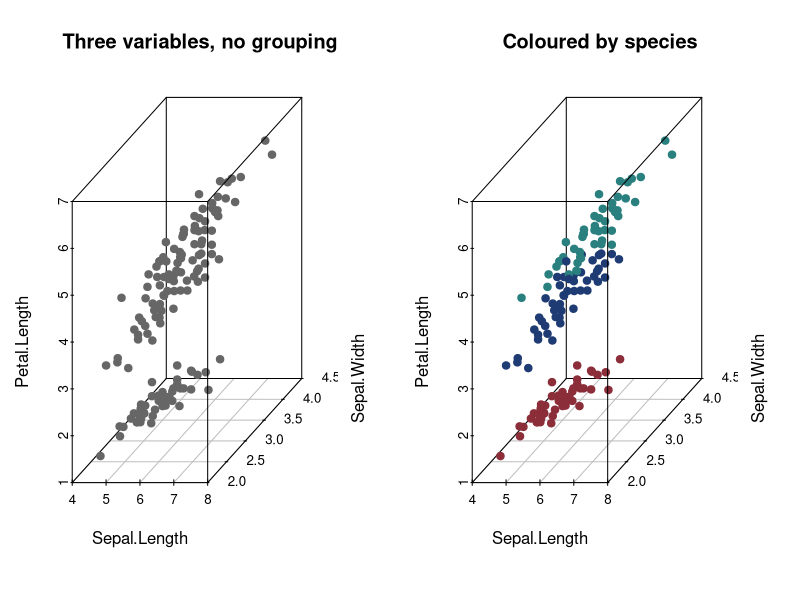
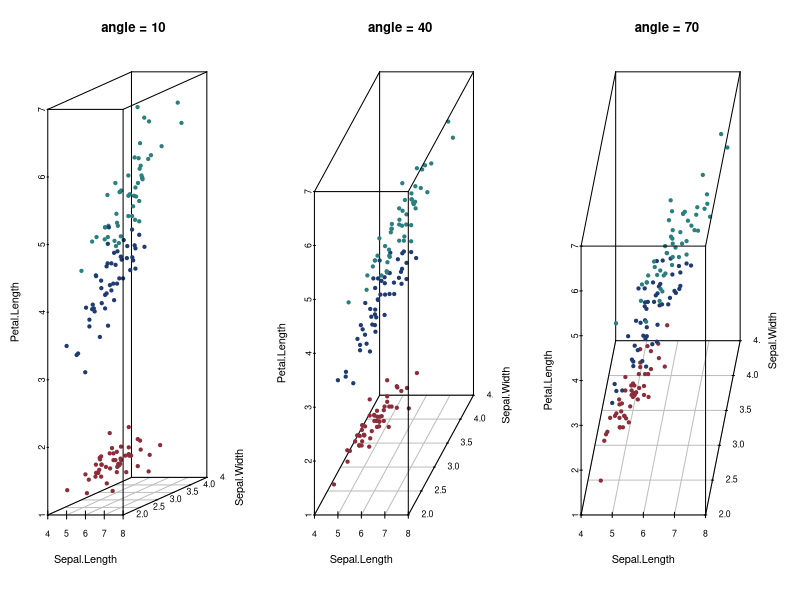
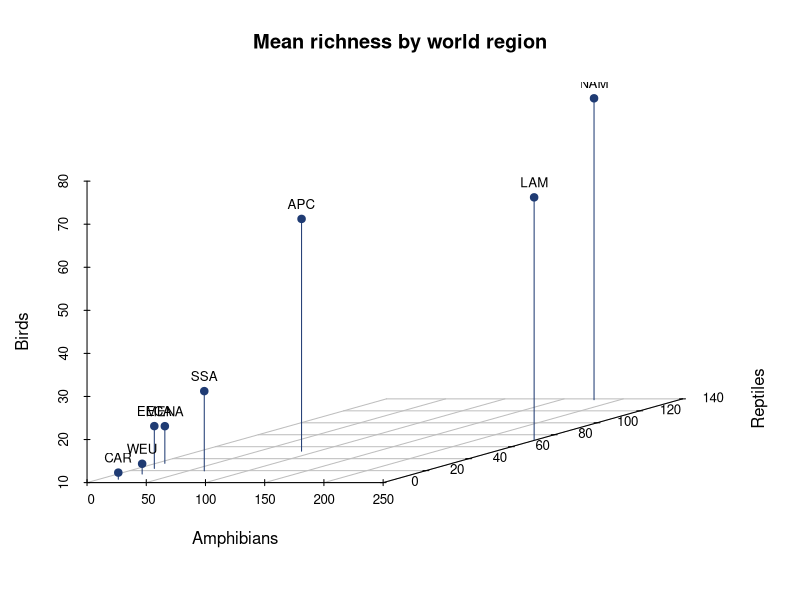
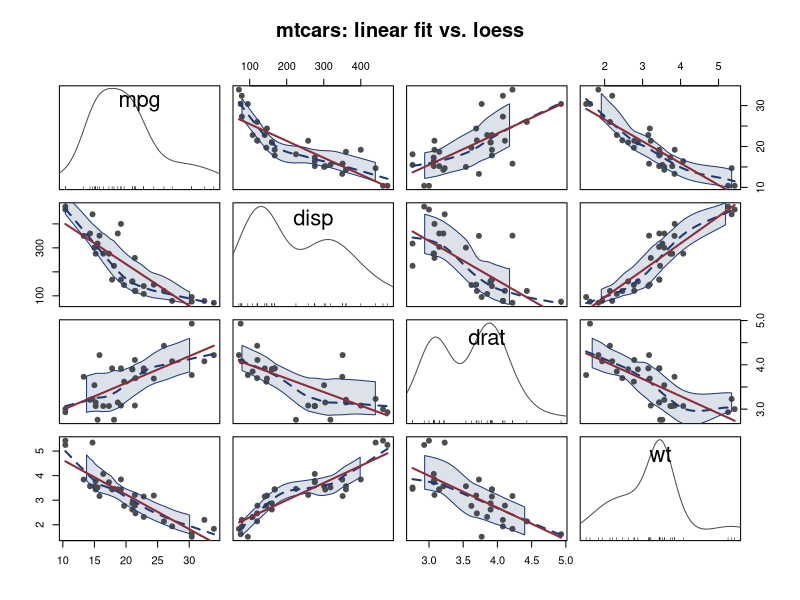
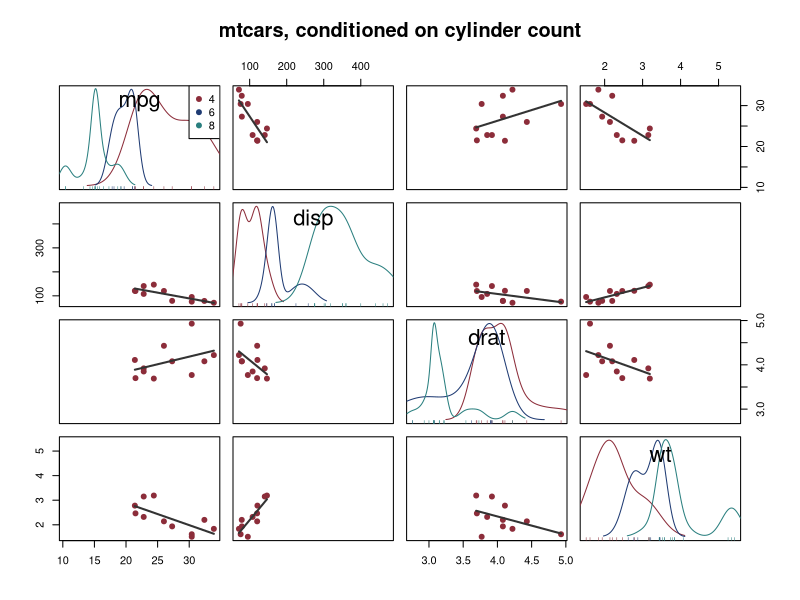
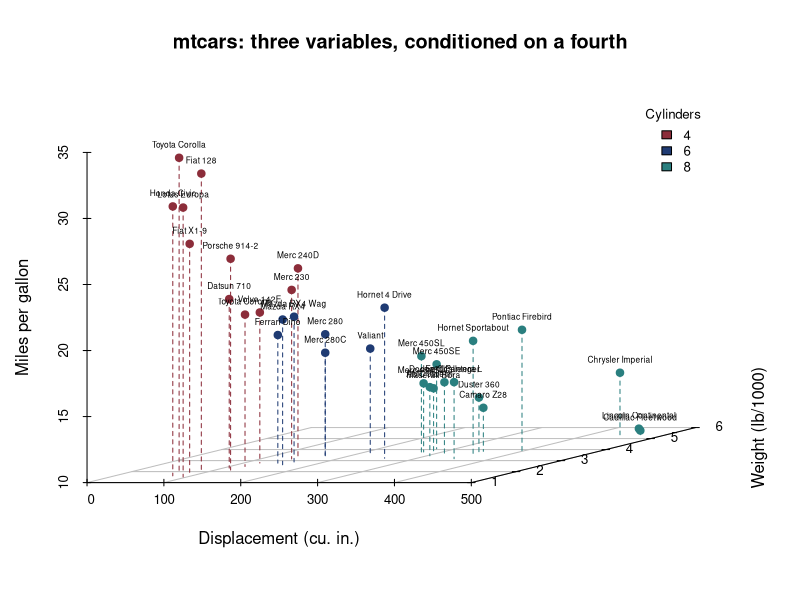
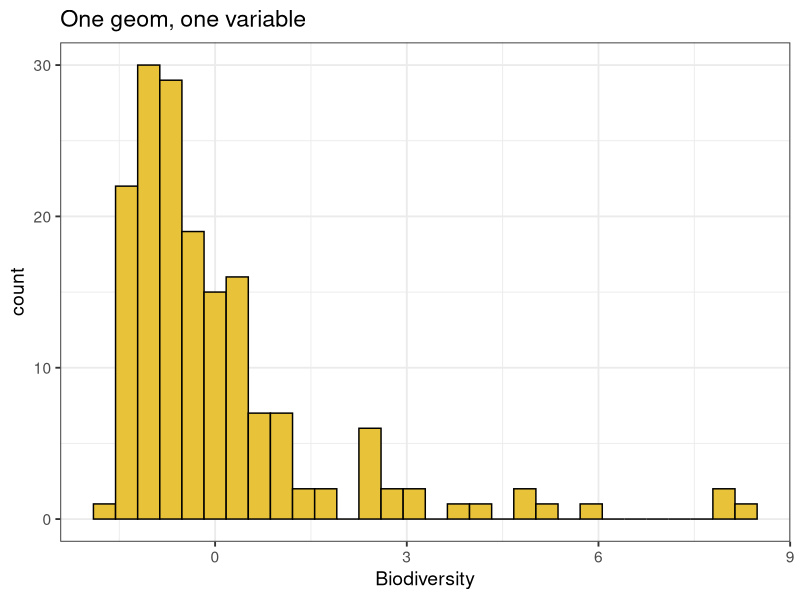
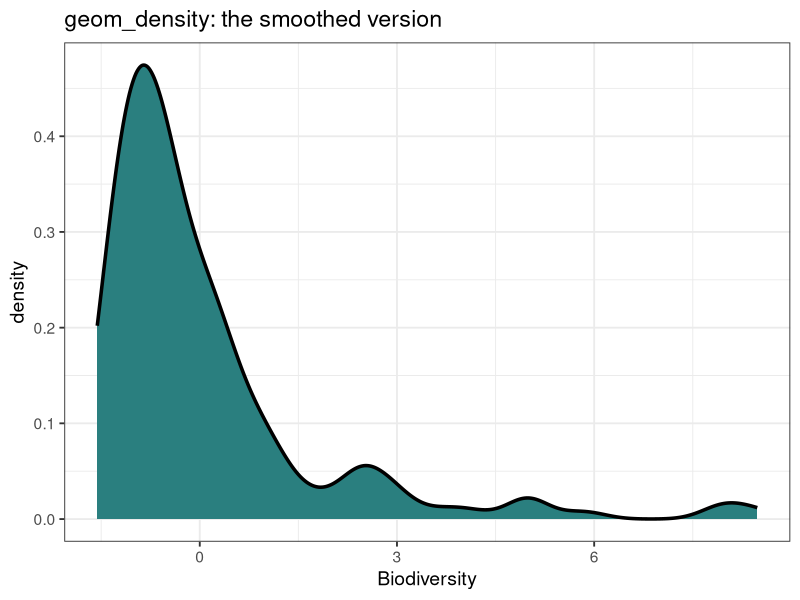

The R source for these figures, in order:
## ============================================================================
##  MS_LJMR :: 03_VisualizationII.R — Data Visualization II
##
##  Original authors: BIOL 943 course team
##                    (Jorge Soberón, Laura Jiménez & Marlon E. Cobos,
##                     University of Kansas)
##  Revised for the MS_LJMR edition by: Luis J. Madrigal-Roca
##
##  Revised from 03_VisualizationII.R ("Session 5: Visualization, Part 2").
##  The original set a working directory, read BiodivCountries.csv by hard-coded
##  COLUMN NUMBERS (3, 28:31, 34:36) and called x11(). Here the biodiversity
##  columns are selected by NAME — the same names 04_Clustering.R uses, which
##  the seeded fallback in 00_utils.R also emits — so the script survives any
##  reordering of the real file.
##
##  Where this sits in the course
##  -----------------------------
##  Session I showed the R view one pair at a time. Two variables fit on paper
##  and three fit in a projection; beyond that, plotting stops being an option
##  and ordination takes over. This session pushes direct display to its limit
##  so that the need for Chapters 2-3 is felt rather than asserted.
## ============================================================================

##  PLAIN CLASSROOM EDITION
##  Generated from R/03_VisualizationII.R by scripts/make_class_src.py --
##  edit R/03_VisualizationII.R and regenerate; changes made here will be overwritten.
## ============================================================================

# R packages required
#install.packages("scatterplot3d")
#install.packages("car")
library(scatterplot3d)
library(car)

# Working directory -- point this at the folder holding the data files
#   BiodivCountries.csv, BiodiversityCountriesPCValues.csv
setwd("YOUR/DIRECTORY")

# Built-in data sets used below
data(iris)
data(mtcars)

has3d <- requireNamespace("scatterplot3d", quietly = TRUE)
hascar <- requireNamespace("car", quietly = TRUE)

## ---- 1. Three dimensions, drawn honestly -----------------------------------

pal  <- c("#8c2d3a", "#1f3b73", "#2a7f7f")

if (has3d) {
  # Wide figure: widen the Plot pane, or open a sized device first --
  #   dev.new(width = 11, height = 5.5)
  op <- par(mfrow = c(1, 2), mar = c(3, 3, 3, 1))
  scatterplot3d::scatterplot3d(iris[, 1:3], pch = 19, color = "grey40",
                               main = "Three variables, no grouping")
  scatterplot3d::scatterplot3d(iris[, 1:3], pch = 19, color = pal[iris$Species],
                               main = "Coloured by species")
  par(op)
} else {
  message("scatterplot3d not installed - skipping the 3-D iris panel.")
}

## A 3-D scatter is still a 2-D picture: the third axis is a projection chosen
## by `angle`, and the apparent structure changes with it. Rotating through a
## few angles is the cheapest demonstration that "seeing" >2 dimensions always
## means choosing a projection — which is exactly what PCA automates, except it
## chooses the projection by maximizing variance instead of by eye.
if (has3d) {
  # Wide figure: widen the Plot pane, or open a sized device first --
  #   dev.new(width = 13, height = 4.5)
  op <- par(mfrow = c(1, 3), mar = c(3, 3, 3, 1))
  for (a in c(10, 40, 70))
    scatterplot3d::scatterplot3d(iris[, 1:3], pch = 19, color = pal[iris$Species],
                                 angle = a, main = paste("angle =", a))
  par(op)
}

## ---- 2. Aggregating a real table before plotting it ------------------------
## 186 countries is too many points to label. Aggregating to world regions
## turns an unreadable cloud into eight labelled points — the same move
## 04_Clustering.R makes before hierarchical clustering, and the same columns.
biodiv <- read.csv("BiodivCountries.csv", stringsAsFactors = TRUE)
rich   <- c("AmphRich", "Rept_rich", "BirdRich", "MamsRich")
dens   <- c("DensAmphRich", "DensRept_rich", "DensBirdRich", "DensMamsRich")

## The real BiodivCountries.csv is incomplete, so aggregate with na.rm = TRUE
## rather than dropping whole countries for one missing value.
agg <- aggregate(biodiv[, c(rich, dens)],
                 by = list(Region = biodiv$RegionCode),
                 FUN = function(x) mean(x, na.rm = TRUE))
M   <- as.matrix(agg[, -1]); rownames(M) <- agg$Region
cat("Regional means:\n"); print(round(M[, rich], 1))

if (has3d) {
  par(mfrow = c(1, 1))
  s3d <- scatterplot3d::scatterplot3d(
    M[, c("AmphRich", "Rept_rich", "BirdRich")],
    pch = 19, color = "#1f3b73",
    type = "h",              # drop lines to the floor: restores depth cues
    xlab = "Amphibians", ylab = "Reptiles", zlab = "Birds",
    main = "Mean richness by world region", box = FALSE, angle = 25)
  ## xyz.convert() maps the 3-D coordinates onto the 2-D page, which is what
  ## makes it possible to add ordinary text() labels to a 3-D plot.
  co <- s3d$xyz.convert(M[, c("AmphRich", "Rept_rich", "BirdRich")])
  text(co$x, co$y, labels = rownames(M), cex = .8, pos = 3)

}

## ---- 3. Scatterplot matrices with structure added --------------------------
## car::scatterplotMatrix() is pairs() plus a linear fit, a loess curve and a
## marginal density per panel. The loess is the useful part: it shows whether
## the linear summary that PCA and regression both assume is defensible.
cars <- mtcars
if (hascar) {
  par(mfrow = c(1, 1))
  car::scatterplotMatrix(~ mpg + disp + drat + wt, data = cars,
                         regLine = list(col = "#8c2d3a"),
                         smooth  = list(col.smooth = "#1f3b73",
                                        col.spread = "#1f3b73"),
                         col = "grey30", pch = 19,
                         main = "mtcars: linear fit vs. loess")


  ## Conditioning on a factor splits every panel by group. When groups have
  ## different slopes, a single global ordination will average them away.
  par(mfrow = c(1, 1))
  car::scatterplotMatrix(~ mpg + disp + drat + wt | factor(cyl), data = cars,
                         regLine = list(col = "grey20"), smooth = FALSE,
                         col = pal, pch = 19,
                         main = "mtcars, conditioned on cylinder count")

} else {
  message("car not installed - skipping the scatterplot-matrix panels.")
}

## ---- 4. Putting it together: labelled, coloured, conditioned 3-D -----------
if (has3d) {
  cyl_col <- pal[factor(cars$cyl)]
  par(mfrow = c(1, 1))
  s3d <- scatterplot3d::scatterplot3d(
    cars$disp, cars$wt, cars$mpg,
    color = cyl_col, pch = 19, type = "h", lty.hplot = 2, scale.y = .75,
    xlab = "Displacement (cu. in.)", ylab = "Weight (lb/1000)",
    zlab = "Miles per gallon", box = FALSE, angle = 20,
    main = "mtcars: three variables, conditioned on a fourth")
  co <- s3d$xyz.convert(cars$disp, cars$wt, cars$mpg)
  text(co$x, co$y, labels = rownames(cars), pos = 3, cex = .5)
  legend("topright", inset = .05, bty = "n", cex = .8,
         title = "Cylinders", legend = levels(factor(cars$cyl)), fill = pal)

}

## ============================================================================
##  5. THE GRAMMAR OF GRAPHICS
## ============================================================================
##  Everything above is base graphics: you issue drawing commands in order.
##  ggplot2 works differently -- you declare a MAPPING from variables to visual
##  channels (aes) and then add layers (geoms) that render it. The payoff is
##  that conditioning on a factor stops being a loop and becomes one more term.
##
##  Data: the biodiversity table reduced to its principal components, which is
##  also a preview of Chapter 4 -- Biodiversity is PC1 of the area-corrected
##  richness variables (75.9% of their variance), Governance summarises 14
##  variables (86.7%), Wealth 3 (55.7%) and Capacity_no_GEF 19 (55.3%).
if (requireNamespace("ggplot2", quietly = TRUE)) {
  library(ggplot2)
  m3 <- read.csv("BiodiversityCountriesPCValues.csv", stringsAsFactors = TRUE)
  cat("\nBiodiversity PC table:", nrow(m3), "countries x", ncol(m3), "columns\n")
  cat("  ", paste(names(m3), collapse = ", "), "\n")

  ## ggplot() returns an OBJECT. At the console it prints itself and you see the
  ## plot; inside a function or a loop you must print() it explicitly, or
  ## nothing is drawn. This catches everyone once.
  p1 <- ggplot(m3, aes(x = Biodiversity))

  par(mfrow = c(1, 1))
  print(p1 + geom_histogram(colour = "black", fill = "#e8c33a", bins = 30) +
          theme_bw(base_size = 14) +
          labs(title = "One geom, one variable"))


  ## the same mapping, a different geom: density instead of counts
  par(mfrow = c(1, 1))
  print(p1 + geom_density(colour = "black", linewidth = 1.2, fill = "#2a7f7f") +
          theme_bw(base_size = 14) +
          labs(title = "geom_density: the smoothed version"))


  ## ---- boxplots against a categorical variable -----------------------------
  ##  Hinges are the 1st and 3rd quartiles; whiskers reach the furthest point
  ##  within 1.5 x IQR of the hinge; anything past them is drawn as a point
  ##  (Tukey). The notch spans 1.58 x IQR/sqrt(n) and gives a rough 95% interval
  ##  for the median, so non-overlapping notches suggest different medians
  ##  (McGill et al. 1978).
  par(mfrow = c(1, 1))
  print(ggplot(m3, aes(x = RegionCode, y = Biodiversity)) +
          geom_boxplot(outlier.shape = 3, notch = TRUE) +
          theme_bw(base_size = 13) +
          labs(title = "Biodiversity by world region"))


  ## the same plot with the raw points jittered on top, coloured by region:
  ## a boxplot hides n, and n is often the whole story
  par(mfrow = c(1, 1))
  print(ggplot(m3, aes(x = GDPgroup, y = Biodiversity)) +
          geom_boxplot(outlier.shape = 3, notch = TRUE) +
          geom_jitter(aes(colour = RegionCode),
                      position = position_jitter(width = .2), size = 2) +
          theme_bw(base_size = 13) +
          labs(title = "Boxplot + the points it summarises"))


  ## ---- facets: the same plot, once per group -------------------------------
  ##  facet_wrap() is the grammar's answer to "does this relationship hold in
  ##  every region?" -- the question a single pooled regression cannot answer.
  par(mfrow = c(1, 1))
  print(ggplot(m3, aes(x = Wealth, y = Biodiversity)) +
          geom_point(aes(colour = GDPgroup)) +
          stat_smooth(method = lm, formula = y ~ x,
                      colour = "#8c2d3a", fill = "#e8c33a") +
          facet_wrap(~ RegionCode) + theme_bw(base_size = 11) +
          labs(title = "Wealth vs biodiversity, one panel per region"))


  ## facet_grid() crosses two factors instead of wrapping one
  par(mfrow = c(1, 1))
  print(ggplot(m3, aes(x = Governance, y = Biodiversity)) +
          geom_point(aes(colour = RegionCode)) +
          stat_smooth(method = lm, formula = y ~ x, colour = "#8c2d3a") +
          facet_grid(Landlock ~ GDPgroup) + theme_bw(base_size = 11) +
          labs(title = "Landlocked (rows) x GDP group (columns)"))


  ## ---- a continuous variable mapped to colour ------------------------------
  par(mfrow = c(1, 1))
  print(ggplot(m3, aes(x = Governance, y = Capacity_no_GEF)) +
          geom_point(aes(colour = Biodiversity), size = 3) +
          geom_point(shape = 1, size = 3, colour = "grey30") +
          scale_colour_gradientn(colours = hcl.colors(5, "Viridis")) +
          theme_bw(base_size = 13) +
          labs(title = "Three variables, no third axis"))

} else {
  message("Skipped: the ggplot2 section.  Install with: install.packages(c(\"ggplot2\"))")
}

## Four variables took every device available — colour, height, position and
## text. A fifth would not fit. That ceiling is the argument for ordination.
cat("\n[03_VisualizationII] done.\n")
